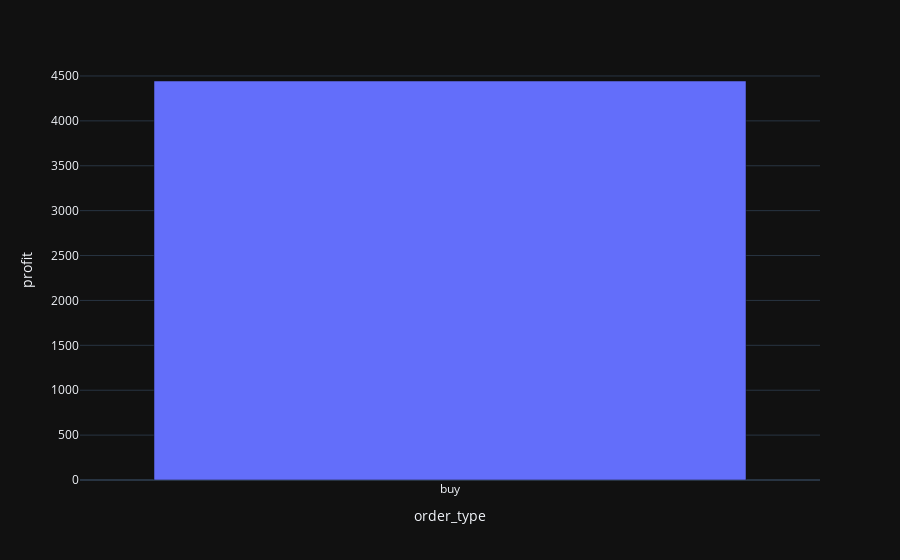
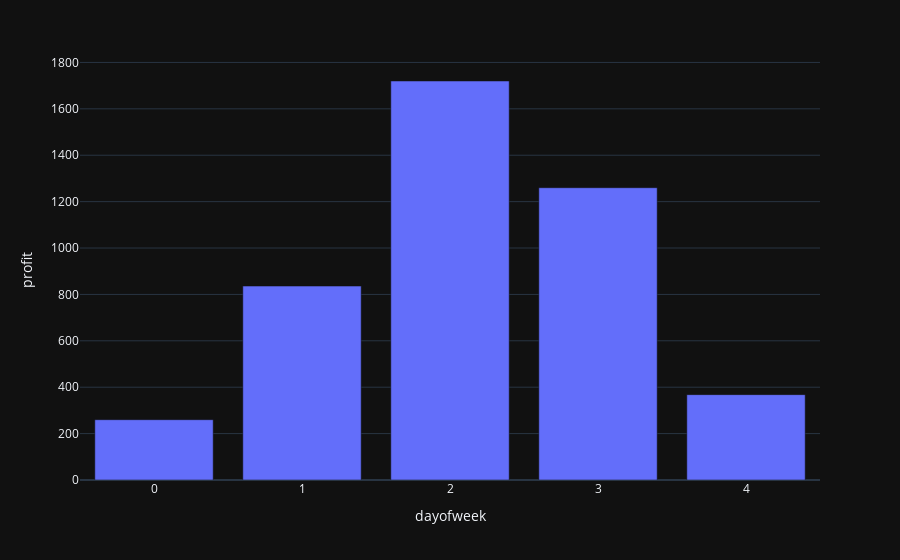
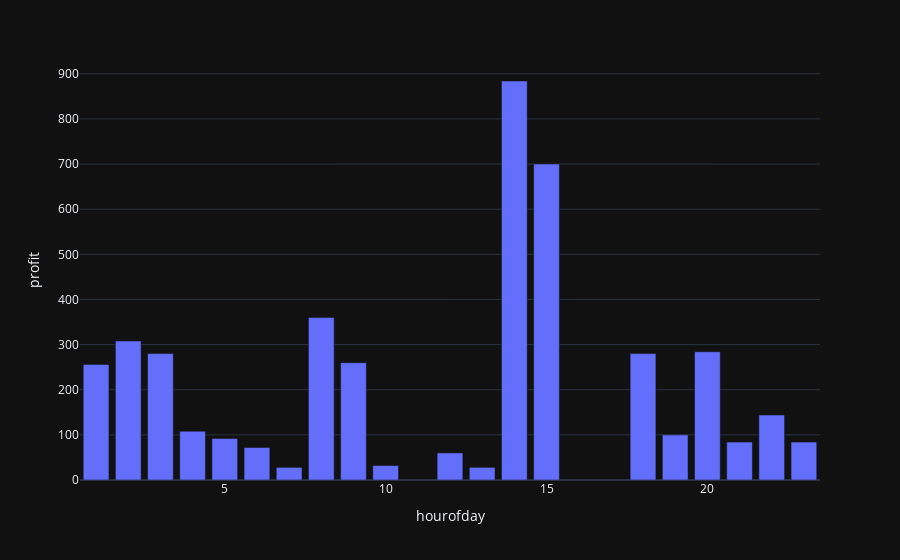
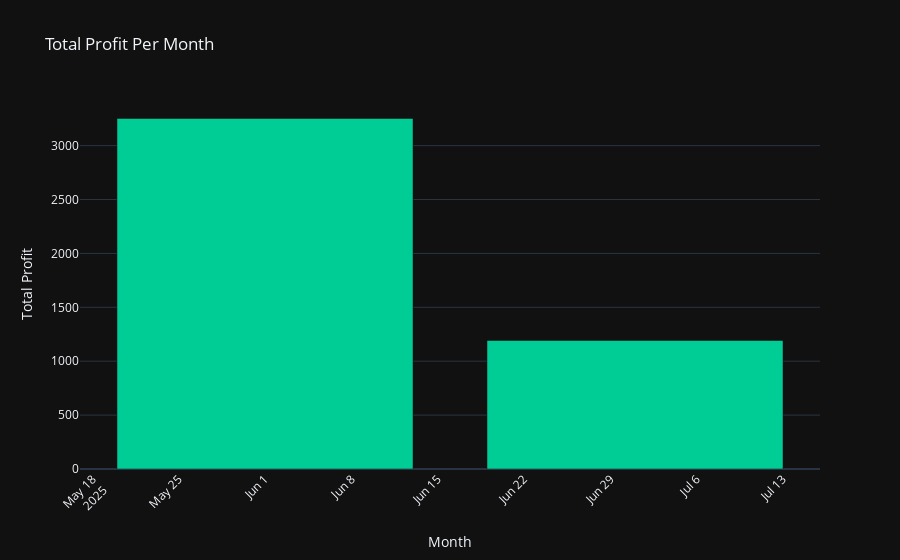

Notebook code cell kept with these figures, in order:
### Code cell
evaluate_backtest(bt.trades)

### Figure 1 — Plotly figure (JSON) as saved in the notebook; plotly's stock layout.template omitted (floating-point values rounded to 4 significant figures)
{"data": [{"hovertemplate": "order_type=%{x}<br>profit=%{y}<extra></extra>", "legendgroup": "", "marker": {"color": "#636efa", "pattern": {"shape": ""}}, "name": "", "orientation": "v", "showlegend": false, "textposition": "auto", "type": "bar", "x": ["buy"], "xaxis": "x", "y": [4444.0], "yaxis": "y"}], "layout": {"barmode": "relative", "legend": {"tracegroupgap": 0}, "margin": {"t": 60}, "xaxis": {"anchor": "y", "domain": [0, 1], "title": {"text": "order_type"}}, "yaxis": {"anchor": "x", "domain": [0, 1], "title": {"text": "profit"}}}}

### Figure 2 — Plotly figure (JSON) as saved in the notebook; plotly's stock layout.template omitted (floating-point values rounded to 4 significant figures)
{"data": [{"hovertemplate": "dayofweek=%{x}<br>profit=%{y}<extra></extra>", "legendgroup": "", "marker": {"color": "#636efa", "pattern": {"shape": ""}}, "name": "", "orientation": "v", "showlegend": false, "textposition": "auto", "type": "bar", "x": [0, 1, 2, 3, 4], "xaxis": "x", "y": [260.0, 836.0, 1720.0, 1260.0, 368.0], "yaxis": "y"}], "layout": {"barmode": "relative", "legend": {"tracegroupgap": 0}, "margin": {"t": 60}, "xaxis": {"anchor": "y", "domain": [0, 1], "title": {"text": "dayofweek"}}, "yaxis": {"anchor": "x", "domain": [0, 1], "title": {"text": "profit"}}}}

### Figure 3 — Plotly figure (JSON) as saved in the notebook; plotly's stock layout.template omitted (floating-point values rounded to 4 significant figures)
{"data": [{"hovertemplate": "hourofday=%{x}<br>profit=%{y}<extra></extra>", "legendgroup": "", "marker": {"color": "#636efa", "pattern": {"shape": ""}}, "name": "", "orientation": "v", "showlegend": false, "textposition": "auto", "type": "bar", "x": [1, 2, 3, 4, 5, 6, 7, 8, 9, 10, 12, 13, 14, 15, 18, 19, 20, 21, 22, 23], "xaxis": "x", "y": [256.0, 308.0, 280.0, 108.0, 92.0, 72.0, 28.0, 360.0, 260.0, 32.0, 60.0, 28.0, 884.0, 700.0, 280.0, 100.0, 284.0, 84.0, 144.0, 84.0], "yaxis": "y"}], "layout": {"barmode": "relative", "legend": {"tracegroupgap": 0}, "margin": {"t": 60}, "xaxis": {"anchor": "y", "domain": [0, 1], "title": {"text": "hourofday"}}, "yaxis": {"anchor": "x", "domain": [0, 1], "title": {"text": "profit"}}}}

### Figure 4 — Plotly figure (JSON) as saved in the notebook; plotly's stock layout.template omitted (floating-point values rounded to 4 significant figures)
{"data": [{"hovertemplate": "Month=%{x}<br>Total Profit=%{y}<extra></extra>", "legendgroup": "", "marker": {"color": "#00CC96", "pattern": {"shape": ""}}, "name": "", "orientation": "v", "showlegend": false, "textposition": "auto", "type": "bar", "x": ["2025-06", "2025-07"], "xaxis": "x", "y": [3252.0, 1192.0], "yaxis": "y"}], "layout": {"barmode": "relative", "legend": {"tracegroupgap": 0}, "title": {"text": "Total Profit Per Month"}, "xaxis": {"anchor": "y", "domain": [0, 1], "tickangle": -45, "title": {"text": "Month"}}, "yaxis": {"anchor": "x", "domain": [0, 1], "title": {"text": "Total Profit"}}}}
